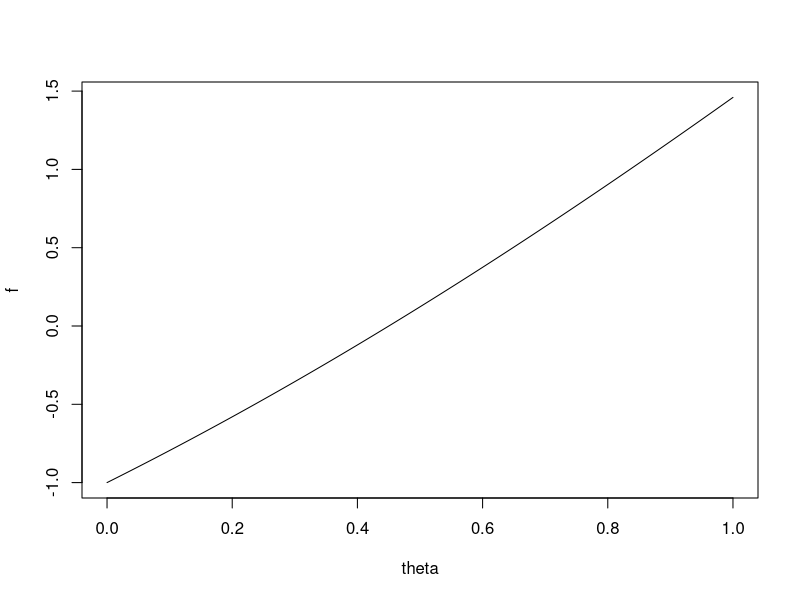
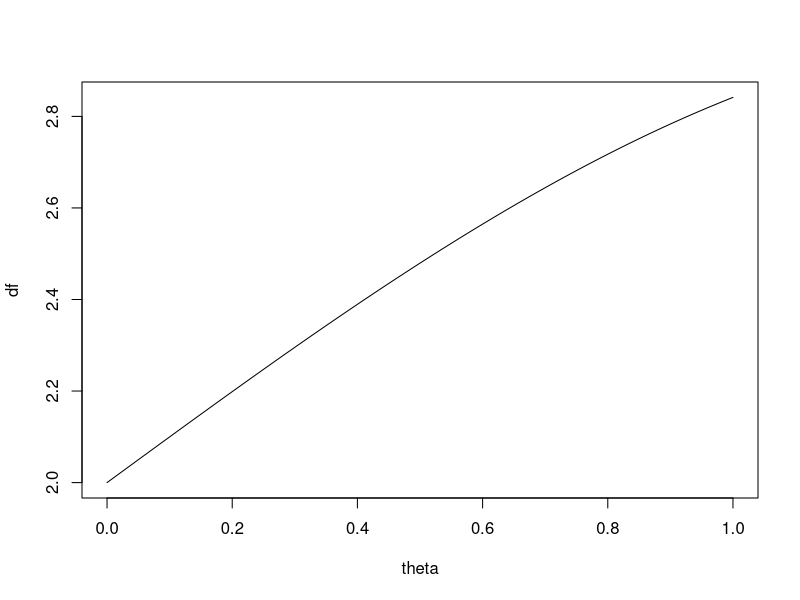
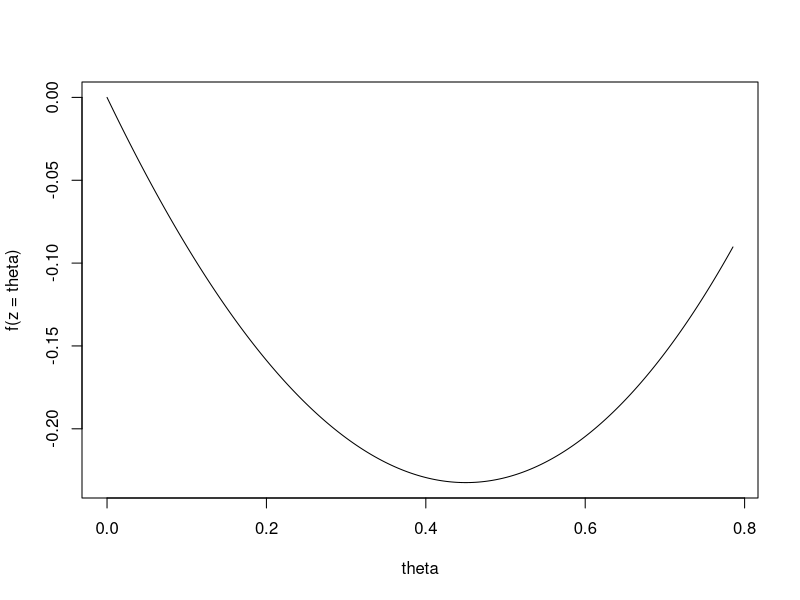
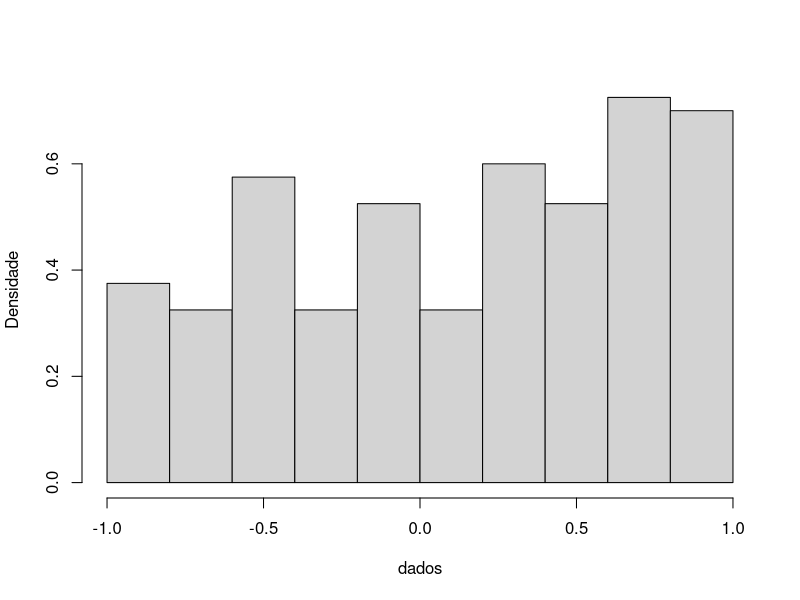
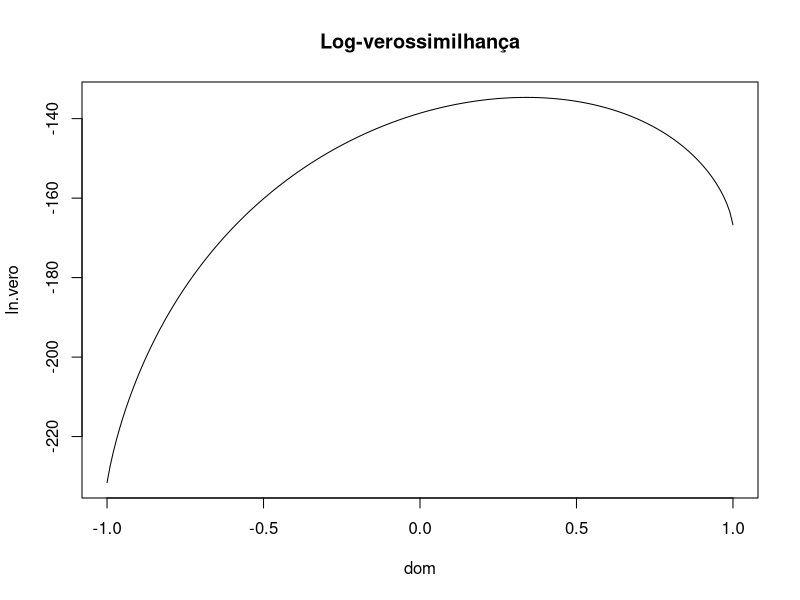
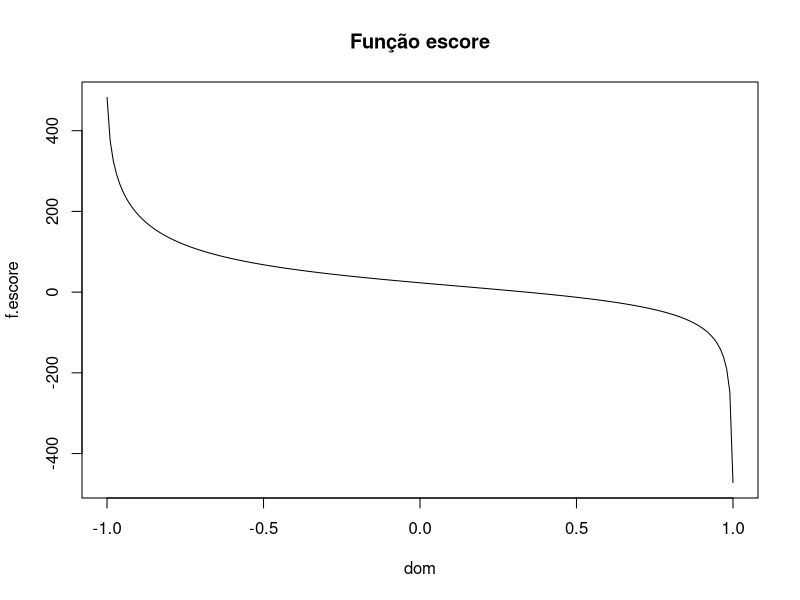
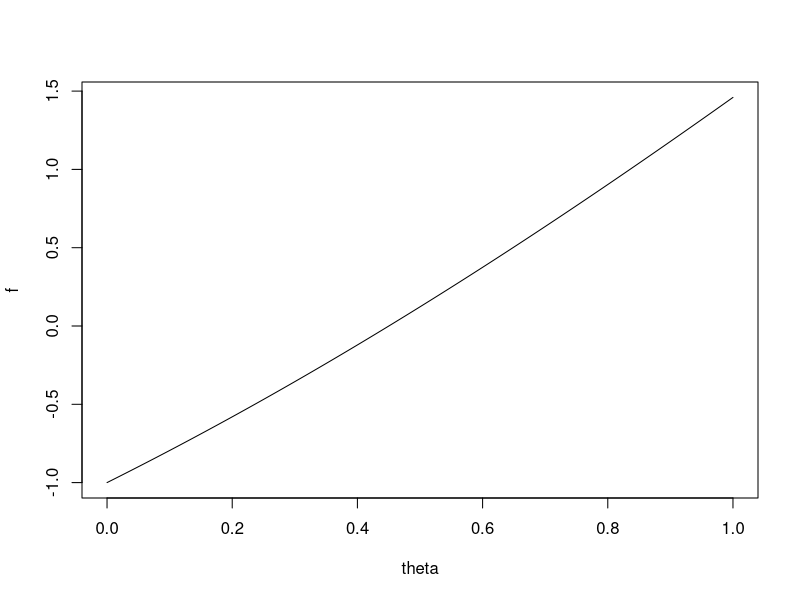
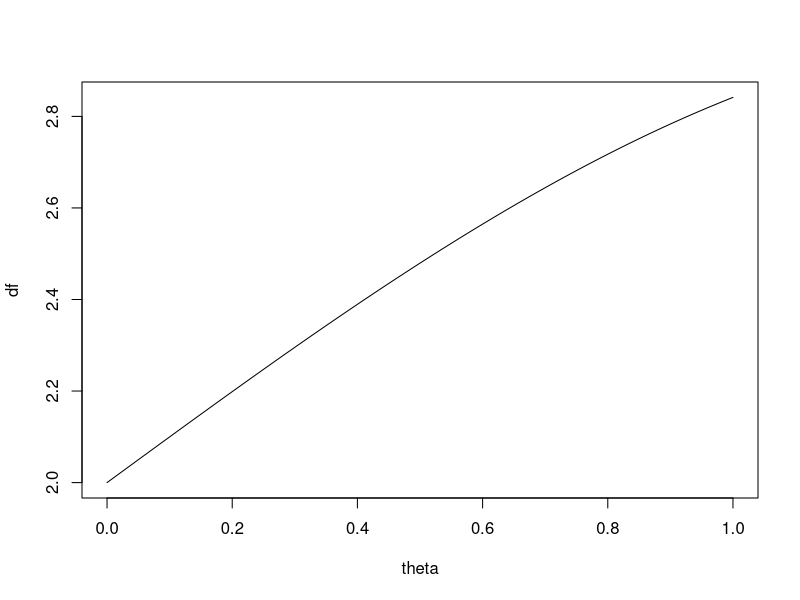

Reproduce these figures in R, in order.
## ---- chunk 1
theta <- seq(0, 1, length.out=1000)
f     <- (2*theta)-cos(theta)
plot(theta,f, type="l")
## ---- chunk 2
theta <- seq(0, 1, length.out=1000)
df     <- 2+sin(theta)
plot(theta,df, type="l")
## ---- chunk 3
theta.0 <- pi/8
theta.0
precisao <- 0.0001
dif <- 1
while(dif > precisao){
  razao <- (2*theta.0 - cos(theta.0))/(2 + 
                              sin(theta.0))
  theta.1 <- theta.0 - razao
  dif <- abs(theta.1 - theta.0)
  theta.0 <- theta.1
  cat("Valor de theta=",theta.0, "\n")
}

## ---- chunk 4
raiz <- theta.0
raiz
h <- 2*raiz - cos(raiz)
h
## ---- chunk 5
theta <- seq(0, pi/4, length.out=1000)
f     <- function(z){z^2 - sin(z)}
plot(theta,f(z=theta), type="l")
## ---- chunk 6
optimize(f, c(0,pi/4), 
         tol=0.000001) # Otimização unidimensional
## ---- chunk 7
set.seed(123456)
n <- 200
theta <- 0.4
u <- runif(n,0,1)
raiz <- 1-(theta*(2-theta))+(4*theta*u) # tem que fazer uma simplificação no valor da raiz.
dados <-(-1+sqrt(raiz))/(theta)
## ---- chunk 8
hist(dados, main="", ylab="Densidade", freq = FALSE)
## ---- chunk 9
dom <- seq(-1,1,0.01)
jaca <- length(dom)
f.escore <- NULL
ln.vero <- NULL
l <- function(x){-n*log(2)+sum(log(1+x*dados))}
S <- function(y){sum((dados)/(1+y*dados))}
S.prime <- function(z){-sum(((dados)/(1+z*dados))^(2))}
for(i in 1:jaca){
ln.vero[i] <- l(dom[i])
f.escore[i] <- S(dom[i])
}
par(mfrow=c(1,1))
plot(dom,ln.vero, main="Log-verossimilhança",type="l")
## ---- chunk 10
plot(dom,f.escore, main="Função escore",type="l")
## ---- chunk 11

theta.zero <- 0.15
precisao <- 0.000001
dif <- 1
while(dif > precisao){
 num <- S(theta.zero)
 den <- S.prime(theta.zero)
 theta.um <- theta.zero - (num/den)
 dif <- abs(theta.um - theta.zero)
 theta.zero <- theta.um
 print(theta.zero)
}

raiz.NR <- theta.zero
raiz.NR # Método NR.
## ---- chunk 12
theta.zero <- 0.15
dif <- 1
while(dif > precisao){
 num <- S(theta.zero)
 a <- 2*theta.zero
 b <- log((1+theta.zero)/(1-theta.zero))-a
 den <- n*(1/(2*theta.zero^3))*b
 theta.um <- theta.zero + (num/den)
 dif <- abs(theta.um - theta.zero)
 theta.zero <- theta.um
 print(theta.zero)
}
raiz.E <- theta.zero
raiz.E # Método Escore
## ---- chunk 13
theta <- seq(0, 1, length.out=1000)
f     <- (2*theta)-cos(theta)
plot(theta,f, type="l")
## ---- chunk 14
theta <- seq(0, 1, length.out=1000)
df     <- 2+sin(theta)
plot(theta,df, type="l")
## ---- chunk 15
theta.0 <- pi/8
theta.0
precisao <- 0.0001
dif <- 1
while(dif > precisao){
  razao <- (2*theta.0 - cos(theta.0))/(2 + 
                              sin(theta.0))
  theta.1 <- theta.0 - razao
  dif <- abs(theta.1 - theta.0)
  theta.0 <- theta.1
  cat("Valor de theta=",theta.0, "\n")
}

## ---- chunk 16
raiz <- theta.0
raiz
h <- 2*raiz - cos(raiz)
h
## ---- chunk 17
theta <- seq(0, pi/4, length.out=1000)
f     <- function(z){z^2 - sin(z)}
plot(theta,f(z=theta), type="l")
## ---- chunk 18
optimize(f, c(0,pi/4), 
         tol=0.000001) # Otimização unidimensional
## ---- chunk 19
set.seed(123456)
n <- 200
theta <- 0.4
u <- runif(n,0,1)
raiz <- 1-(theta*(2-theta))+(4*theta*u) # tem que fazer uma simplificação no valor da raiz.
dados <-(-1+sqrt(raiz))/(theta)
## ---- chunk 20
hist(dados, main="", ylab="Densidade", freq = FALSE)
## ---- chunk 21
dom <- seq(-1,1,0.01)
jaca <- length(dom)
f.escore <- NULL
ln.vero <- NULL
l <- function(x){-n*log(2)+sum(log(1+x*dados))}
S <- function(y){sum((dados)/(1+y*dados))}
S.prime <- function(z){-sum(((dados)/(1+z*dados))^(2))}
for(i in 1:jaca){
ln.vero[i] <- l(dom[i])
f.escore[i] <- S(dom[i])
}
par(mfrow=c(1,1))
plot(dom,ln.vero, main="Log-verossimilhança",type="l")
## ---- chunk 22
plot(dom,f.escore, main="Função escore",type="l")
## ---- chunk 23

theta.zero <- 0.15
precisao <- 0.000001
dif <- 1
while(dif > precisao){
 num <- S(theta.zero)
 den <- S.prime(theta.zero)
 theta.um <- theta.zero - (num/den)
 dif <- abs(theta.um - theta.zero)
 theta.zero <- theta.um
 print(theta.zero)
}

raiz.NR <- theta.zero
raiz.NR # Método NR.
## ---- chunk 24
theta.zero <- 0.15
dif <- 1
while(dif > precisao){
 num <- S(theta.zero)
 a <- 2*theta.zero
 b <- log((1+theta.zero)/(1-theta.zero))-a
 den <- n*(1/(2*theta.zero^3))*b
 theta.um <- theta.zero + (num/den)
 dif <- abs(theta.um - theta.zero)
 theta.zero <- theta.um
 print(theta.zero)
}
raiz.E <- theta.zero
raiz.E # Método Escore
